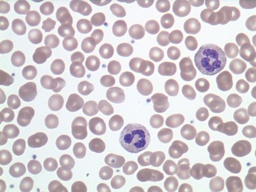
#> input picture ex2/normal.jpg, 256 x 192 px, shrunk from 1600 x 1200 before the run
$ python count.py   (Python 2 division)   (older library calls are emulated)
#> lines starting #> are read from the running program, lines starting #| are printed output that depends on the picture; after the words box and inside, x2 and y2 are one past the last pixel; in counts of white or black regions, pixels touching at a corner belong together
'''
Cell counting.

Computer Vision assigment.
Author: Alejandro Rodriguez Salamanca. r06509814

'''

import cv2
import cv2.cv
import numpy as np
import matplotlib.pyplot as plt
import math

def detect(img):
    '''
    Do the detection.
    '''
    #create a gray scale version of the image, with as type an unsigned 8bit integer
    img_g = np.zeros((img.shape[0], img.shape[1]), dtype=np.uint8 )
    img_g[:,:] = img[:,:,0]

    #1. Do canny (determine the right parameters) on the gray scale image
    edges = cv2.Canny(img, 50, 100, L2gradient=True)

    #Show the results of canny
    canny_result = np.copy(img_g)
    canny_result[edges.astype(np.bool)] = 0
    cv2.imshow('img', canny_result)
    cv2.waitKey(0)

    #2. Do hough transform on the gray scale image
    HIGH = 0
    LOW = 0

    circles = cv2.HoughCircles(img_g, cv2.cv.CV_HOUGH_GRADIENT, 2.0, 50.0, 30, 50, 30, 40, 70)
    circles = circles[0,:,:]

    #Show hough transform result
    showCircles(img, circles)

    #3.a Get a feature vector (the average color) for each circle
    nbCircles = circles.shape[0]
    features = np.zeros((nbCircles, 3), dtype=np.int)
    for i in range(nbCircles):
        features[i,:] = getAverageColorInCircle(img , int(circles[i,0]), int(circles[i,1]), int(circles[i,2]))

    #3.b Show the image with the features (just to provide some help with selecting the parameters)
    showCircles(img, circles, [str(features[i,:]) for i in range(nbCircles)])

    #3.c Remove circles based on the features
    selectedCircles = np.zeros((nbCircles), np.bool)
    for i in range(nbCircles):
        if in_range(features[i]):
            selectedCircles[i] = 1

    circles = circles[selectedCircles]

    #Show final result
    showCircles(img, circles)
    return circles

def in_circle(center_x, center_y, radius, x, y):
    '''
    returns true if the coordinates x and y are inside the circle with center (cx, cy) and radius
    '''
    square_dist = (center_x - x) ** 2 + (center_y - y) ** 2
    return square_dist <= radius ** 2


def in_range(feature):
    '''
    Returns true if a feature is inside the allowed values of RGB. The order of the vector is BGR
    '''
    MIN_B = 155
    MAX_B = 220
    MIN_G = 145
    MAX_G = 195
    MIN_R = 165
    MAX_R = 210

    if feature[0] < MIN_B or feature[0] > MAX_B:
        return False
    if feature[1] < MIN_G or feature[1] > MAX_G:
        return False
    if feature[2] < MIN_R or feature[2] > MAX_R:
        return False
    return True

def getAverageColorInCircle(img, cx, cy, radius):
    '''
    Get the average color of img inside the circle located at (cx,cy) with radius.
    '''
    maxy,maxx,channels = img.shape
    C = np.zeros((3,))

    startx = max(cx - radius, 0)
    starty = max(cy - radius, 0)
    endx = min(cx + radius, maxx)
    endy = min(cy + radius, maxy)

    for j in range(starty, endy):
        for i in range(startx, endx):
            if in_circle(cx, cy, radius, i, j):
                C = np.vstack((C, img[j, i]))
    return np.mean(C, axis=0)


def showCircles(img, circles, text=None):
    '''
    Show circles on an image.
    @param img:     numpy array
    @param circles: numpy array
                    shape = (nb_circles, 3)
                    contains for each circle: center_x, center_y, radius
    @param text:    optional parameter, list of strings to be plotted in the circles
    '''
    #make a copy of img
    img = np.copy(img)
    #draw the circles
    nbCircles = circles.shape[0]
    for i in range(nbCircles):
        cv2.circle(img, (int(circles[i,0]), int(circles[i,1])), int(circles[i,2]),
                   cv2.cv.CV_RGB(255, 0, 0), 2, 8, 0)
    #draw text
    if text != None:
        for i in range(nbCircles):
            cv2.putText(img, text[i], (int(circles[i,0]), int(circles[i,1])),
                        cv2.FONT_HERSHEY_SIMPLEX, 0.5, cv2.cv.CV_RGB(0, 0,255))
    #show the result
    cv2.imshow('img',img)
    cv2.waitKey(0)


if __name__ == '__main__':
    #read an image
    img = cv2.imread('normal.jpg')
#> img is the input picture: shape (192, 256, 3); mean B, G, R 206.6, 201.2, 210

    #print the dimension of the image
    print img.shape
#| (192, 256, 3)

    #show the image
    cv2.imshow('img',img)
    cv2.waitKey(0)

    #do detection
    circles = detect(img)
#> in detect, `img_g[:,:] = img[:,:,0]`:
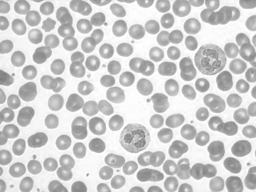
#> img_g: shape (192, 256); min 124, max 255, mean 206.6
#> in detect, `edges = cv2.Canny(img, 50, 100, L2gradient=True)`:
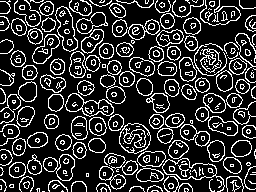
#> edges: shape (192, 256); 20.1% white in thin lines or dots
#> in detect, `canny_result[edges.astype(np.bool)] = 0`:
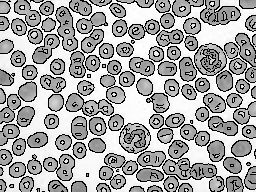
#> canny_result: shape (192, 256); min 0, max 255, mean 166.2
#> in detect, `circles = cv2.HoughCircles(img_g, cv2.cv.CV_HOUGH_GRADIENT, 2.0, 50.0,..`: circles = 18 rows, first 8: [149, 93, 68.8], [85, 113, 68.8], [107, 65, 66.6], [189, 61, 60], [193, 121, 57.8], [53, 67, 55.6], [149, 25, 68.8], [119, 155, 68.8]
#> after the loop in showCircles, `for i in range(nbCircles):`:
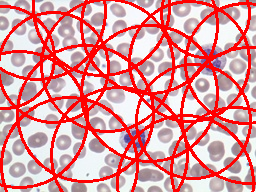
#> img: shape (192, 256, 3); mean B, G, R 152.4, 148.8, 222.9
#> after the loop in showCircles (call 2), `for i in range(nbCircles):`:
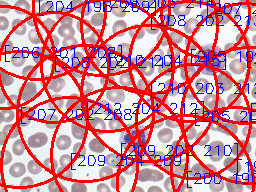
#> img: shape (192, 256, 3); 6.81% of pixels changed, all inside (x1, y1, x2, y2) = (5, 0, 256, 188)
#> after the loop in showCircles (call 3), `for i in range(nbCircles):`:
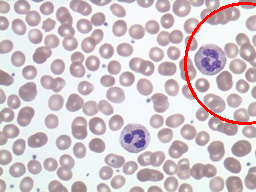
#> img: shape (192, 256, 3); 1.28% of pixels changed, all inside (x1, y1, x2, y2) = (184, 2, 256, 125)

    #print result
    print "We counted "+str(circles.shape[0])+ " cells."
#| We counted 1 cells.

$ run again, with ex2/circles.jpg copied over ex2/normal.jpg
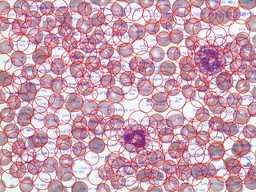
#> input picture ex2/circles.jpg, 256 x 192 px, shrunk from 1600 x 1200 before the run
#> img is the input picture: shape (192, 256, 3); mean B, G, R 176.5, 161.3, 204.6
#| (192, 256, 3)
#> in detect, `edges = cv2.Canny(img, 50, 100, L2gradient=True)`:
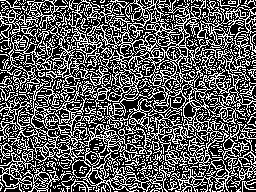
#> edges: shape (192, 256); 36.3% white in thin lines or dots
#> circles = 18 rows, first 8: [153, 69, 68.8], [83, 113, 68.8], [153, 121, 68.8], [73, 63, 62.2], [205, 123, 49], [203, 51, 49], [23, 81, 68.8], [101, 19, 68.8]
#> after the loop in showCircles (call 2), `for i in range(nbCircles):`:
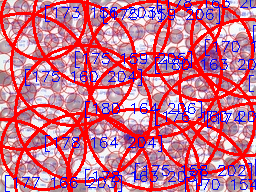
#> img: shape (192, 256, 3); mean B, G, R 138.3, 111.6, 203.9
#| We counted 18 cells.
